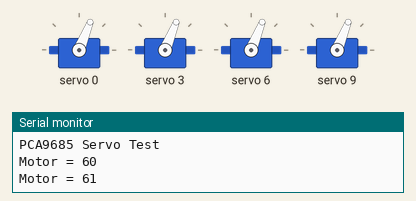
A sketch run on a simulated Arduino Uno, built with avr-gcc and run on an emulated ATmega328P. Shown: 4 × servo, the last lines printed to the serial monitor.

Above: at 0.05 s.
At 0.65 s:
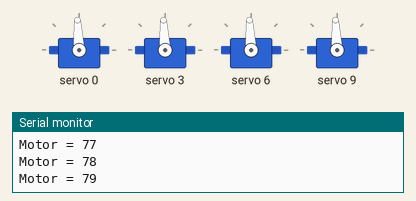
At 0.95 s:
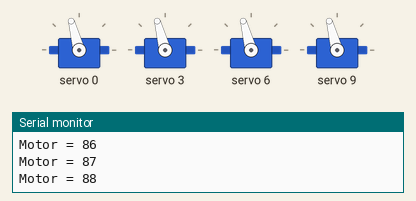
At 1.7 s:
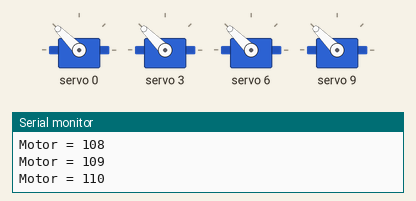
At 2.5 s:
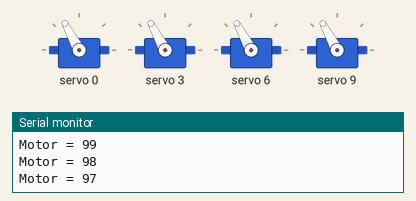
At 3.4 s:
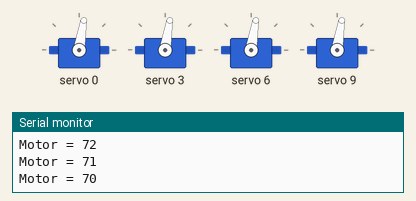
Timing chart, 0 to 8.6 s (numbered marks = the images above):
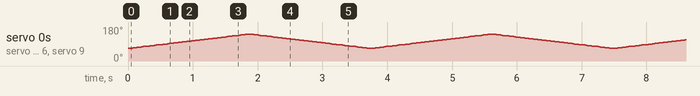

The sketch:

First_Test_KinematicYT.ino
```cpp
#include <Wire.h>

#include <Adafruit_PWMServoDriver.h>


// Creat object to represent PCA9685 at default I2C address
Adafruit_PWMServoDriver pca9685 = Adafruit_PWMServoDriver(0x40);

// Define maximum and minimum number of "ticks" for the servo motors
// Range from 0 to 4095
// This determines the pulse width

#define SERVOMIN  80  // Minimum value
#define SERVOMAX  600  // Maximum value

// Define servo motor connections (expand as required)
#define SER0  0       // Schulter  FRS  FRONT RECHTS
#define SER1  1       // Knie      FRK
#define SER2  2       // Fuss      FRF

#define SER3  3       // Schulter  FLS  FRONT LINKS
#define SER4  4       // Knie      FLK
#define SER5  5       // Fuss      FLF

#define SER6  6       // Schulter  HRS  HECK RECHTS
#define SER7  7       // Knie      HRK
#define SER8  8       // Fuss      HRF

#define SER9  9       // Schulter  HLS  HECK LINKS
#define SER10  10     // Knie      HLK
#define SER11  11     // Fuss      HLF

// Variables for Servo Motor positions (expand as required)
int pwm0, pwm1, pwm2, pwm3, pwm4, pwm5, pwm6, pwm7, pwm8, pwm9, pwm10, pwm11;


void setup() {

  // Serial monitor setup
  Serial.begin(115200);

  // Print to monitor
  Serial.println("PCA9685 Servo Test");

  // Initialize PCA9685
  pca9685.begin();

  // Set PWM Frequency to 50Hz
  pca9685.setPWMFreq(50);

}

void sweep(){


  // Move Motor from 0 to 180 degrees
  for (int posDegrees = 60; posDegrees <= 115; posDegrees++) {

    // Determine PWM pulse width
    pwm0 = map(posDegrees, 0, 180, SERVOMIN, SERVOMAX);
    pwm3 = map(posDegrees, 0, 180, SERVOMIN, SERVOMAX);
    pwm6 = map(posDegrees, 0, 180, SERVOMIN, SERVOMAX);
    pwm9 = map(posDegrees, 0, 180, SERVOMIN, SERVOMAX);
    // Write to PCA9685
    pca9685.setPWM(SER0, 0, pwm0);
    pca9685.setPWM(SER3, 0, pwm3);
    pca9685.setPWM(SER6, 0, pwm6);
    pca9685.setPWM(SER9, 0, pwm9);
    // Print to serial monitor
    Serial.print("Motor = ");
    Serial.println(posDegrees);
    delay(30);
  }


  // Move Motor 0 from 180 to 0 degrees
  for (int posDegrees = 115; posDegrees >= 60; posDegrees--) {

    // Determine PWM pulse width
    pwm0 = map(posDegrees, 0, 180, SERVOMIN, SERVOMAX);
    pwm3 = map(posDegrees, 0, 180, SERVOMIN, SERVOMAX);
    pwm6 = map(posDegrees, 0, 180, SERVOMIN, SERVOMAX);
    pwm9 = map(posDegrees, 0, 180, SERVOMIN, SERVOMAX);
    // Write to PCA9685
    pca9685.setPWM(SER0, 0, pwm0);
    pca9685.setPWM(SER3, 0, pwm3);
    pca9685.setPWM(SER6, 0, pwm6);
    pca9685.setPWM(SER9, 0, pwm9);
    // Print to serial monitor
    Serial.print("Motor = ");
    Serial.println(posDegrees);
    delay(30);
  }
}


void loop() {
  sweep();

}
```
